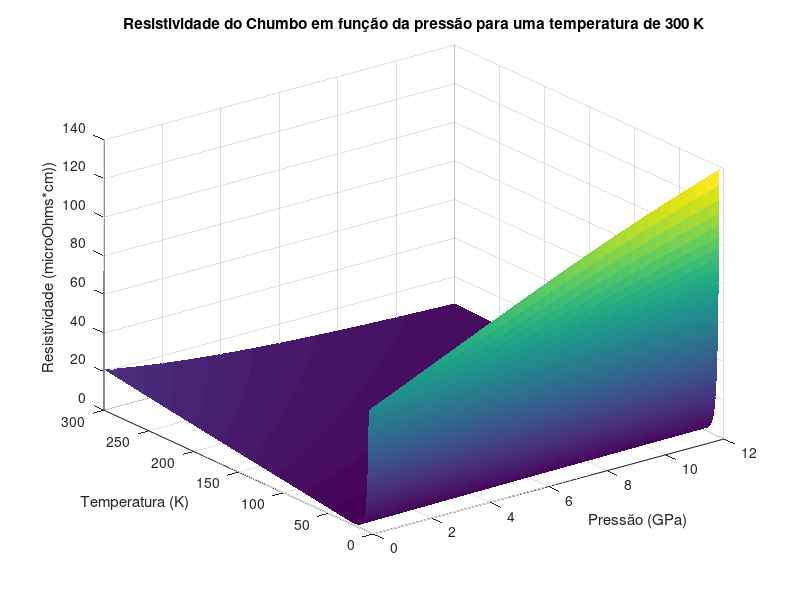

This figure's MATLAB source:
clc;
clear;
close all;

%% Montando a estrutura da resistividade teorica

%Constantes
theta0 = 86; % em kelvin
gama0 = 2.629;
B = 43.7; % em GPa
Blinha = 0.44; 
K0 = 2091; % em K^-1 cm ohm
beta = 0.87;
delta = 1.2;
alfa = 28.9*10^(-6); % em k^-1
C = 0.55;
ni = 6.5;
[T,P] = meshgrid(5:0.1:300,0:0.004:12); % em kelvin e em GPa

%Definindo a relacao do volume, que fica uma versão resumida, ja que
%estamos trabalhando a 300 K
vol_razao = (1 - (((3*C*alfa).*(300 -T)))).*((((P.*Blinha)./B) + 1).^((-1)/Blinha));

%% Resumo das relacoes que dependem do volume

K = K0.*((vol_razao).^beta);
gama = gama0.*((vol_razao).^delta);
theta = theta0.*((vol_razao).^(-gama));


%% Montando a relacao da resistividade com os parametros dados
A = (K.*T)./(4.*(theta.^2));
B = (theta.^2)./(18.*(T.^2));
C = (1/480).*((theta./T).^4);
resistividade_BG = A.*(1 - B + C);

%% Plotando a curva teorica
figure;
surf(P,T, resistividade_BG)
shading flat;
title('Resistividade do Chumbo em função da pressão para uma temperatura de 300 K')
xlabel('Pressão (GPa)')
ylabel('Temperatura (K)')
zlabel('Resistividade (microOhms*cm))')
 